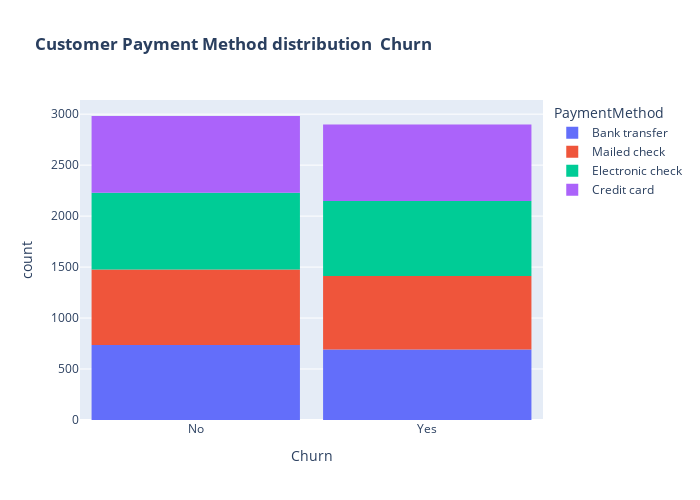

The notebook cell saved with this chart:
### Code cell
# Customer payment Method Churn

fig = ex.histogram(df, x="Churn", color="PaymentMethod", title="<b>Customer Payment Method distribution  Churn</b>")
fig.update_layout(width=700, height=500, bargap=0.1)
fig.show()

### Figure 1 — Plotly figure (JSON) as saved in the notebook; plotly's stock layout.template omitted (floating-point values rounded to 4 significant figures; data arrays with more than 128 entries replaced by an {"elided": "..."} marker saying what was removed)
{"data": [{"alignmentgroup": "True", "bingroup": "x", "hovertemplate": "PaymentMethod=Bank transfer<br>Churn=%{x}<br>count=%{y}<extra></extra>", "legendgroup": "Bank transfer", "marker": {"color": "#636efa", "pattern": {"shape": ""}}, "name": "Bank transfer", "offsetgroup": "Bank transfer", "orientation": "v", "showlegend": true, "type": "histogram", "x": {"elided": "1427 str values"}, "xaxis": "x", "yaxis": "y"}, {"alignmentgroup": "True", "bingroup": "x", "hovertemplate": "PaymentMethod=Mailed check<br>Churn=%{x}<br>count=%{y}<extra></extra>", "legendgroup": "Mailed check", "marker": {"color": "#EF553B", "pattern": {"shape": ""}}, "name": "Mailed check", "offsetgroup": "Mailed check", "orientation": "v", "showlegend": true, "type": "histogram", "x": {"elided": "1462 str values"}, "xaxis": "x", "yaxis": "y"}, {"alignmentgroup": "True", "bingroup": "x", "hovertemplate": "PaymentMethod=Electronic check<br>Churn=%{x}<br>count=%{y}<extra></extra>", "legendgroup": "Electronic check", "marker": {"color": "#00cc96", "pattern": {"shape": ""}}, "name": "Electronic check", "offsetgroup": "Electronic check", "orientation": "v", "showlegend": true, "type": "histogram", "x": {"elided": "1488 str values"}, "xaxis": "x", "yaxis": "y"}, {"alignmentgroup": "True", "bingroup": "x", "hovertemplate": "PaymentMethod=Credit card<br>Churn=%{x}<br>count=%{y}<extra></extra>", "legendgroup": "Credit card", "marker": {"color": "#ab63fa", "pattern": {"shape": ""}}, "name": "Credit card", "offsetgroup": "Credit card", "orientation": "v", "showlegend": true, "type": "histogram", "x": {"elided": "1503 str values"}, "xaxis": "x", "yaxis": "y"}], "layout": {"bargap": 0.1, "barmode": "relative", "height": 500, "legend": {"title": {"text": "PaymentMethod"}, "tracegroupgap": 0}, "title": {"text": "<b>Customer Payment Method distribution  Churn</b>"}, "width": 700, "xaxis": {"anchor": "y", "domain": [0, 1], "title": {"text": "Churn"}}, "yaxis": {"anchor": "x", "domain": [0, 1], "title": {"text": "count"}}}}
